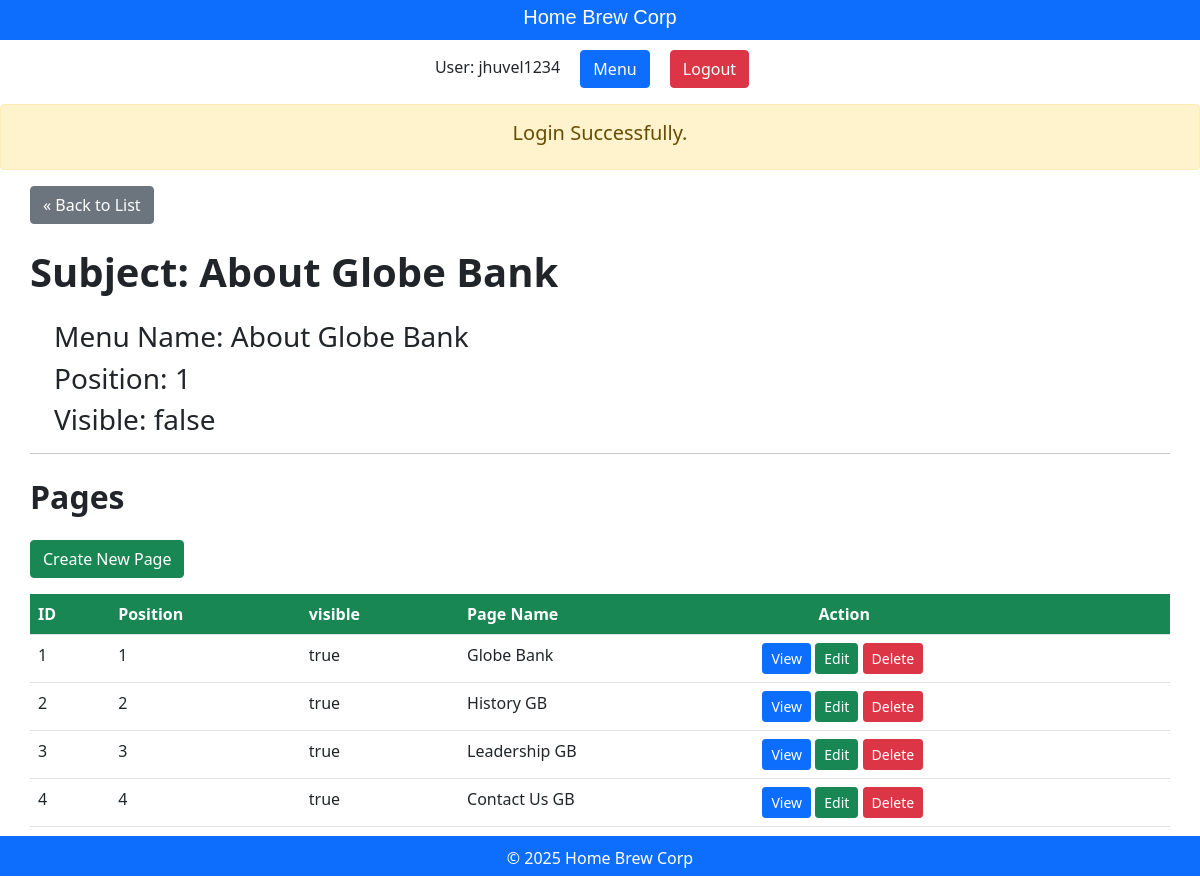
Screenshot of /staff/subjects/show.php?id=1 (signed in) with the database file from the repository.
### tables this page shows
CREATE TABLE `subjects` (
  `id` int(11) NOT NULL,
  `menu_name` varchar(255) DEFAULT NULL,
  `position` int(3) DEFAULT NULL,
  `visible` tinyint(1) DEFAULT NULL
);

CREATE TABLE `pages` (
  `id` int(11) NOT NULL,
  `subject_id` int(11) DEFAULT NULL,
  `menu_name` varchar(255) DEFAULT NULL,
  `position` int(3) DEFAULT NULL,
  `visible` tinyint(1) DEFAULT NULL,
  `image` varchar(255) NOT NULL,
  `content` text DEFAULT NULL
);

### private/database.php (called while the page is built, shortened)
<?php
function db_escape($connection, $string)
{
    return mysqli_escape_string($connection, $string);
}

### private/query_functions.php (called while the page is built, shortened)
<?php
function find_subject_by_id($subject_id, $option = [])
{
    global $db;
    $visible = $option['visible'] ?? false;
    $sql = "SELECT * FROM subjects ";
    $sql .= "WHERE id='" . db_escape($db, $subject_id) . "'";
    $result = mysqli_query($db, $sql);
    $subject = mysqli_fetch_assoc($result);
    return $subject;
}
function find_pages_by_subject_id($subject_id, $option = [])
{
    global $db;
    $visible = $option['visible'] ?? false;
    $sql = "SELECT * FROM pages ";
    $sql .= "WHERE subject_id='" . db_escape($db, $subject_id) . "' ";
    $sql .= "ORDER BY position ASC";
    $result = mysqli_query($db, $sql);
    return $result;
}

### public/staff/subjects/show.php (the view, shortened to what this page needs)
<?php
$id = $_GET['id'] ?? '';
$subject = find_subject_by_id($id);
$result_set = find_pages_by_subject_id($id);
include(SHARED_PATH . '/staff_header.php');
?>
<div id="content">
    <a class="btn btn-secondary" href="<?php echo url_for('/staff/subjects/index.php') ?>">&laquo; Back to List</a>
    <div class="page show">
        <h1 class="my-4 fw-bold">Subject: <?php echo h($subject['menu_name']); ?></h1>
        <div class="mx-4">
            <h3>Menu Name: <?php echo h($subject['menu_name']); ?></h3>
            <h3>Position: <?php echo h($subject['position']); ?></h3>
            <h3>Visible: <?php echo $subject['visible'] === '1' ? 'true' : 'false' ?></h3>
        </div>
        <hr />
    </div>
    <div class="pages listing">
        <h2 class="my-4 fw-bold">Pages</h2>
        <div class="actions">
            <a class="btn btn-success" href="<?php echo url_for('/staff/pages/new.php?subject_id=' . hu($subject['id'])) ?>">Create New Page</a>
        </div>
        <table class="table">
            <tr class="table-hover bg-success text-white">
                <th>ID</th>
                <th>Position</th>
                <th>visible</th>
                <th>Page Name</th>
                <th class="ps-4 ms-4"><span class="ps-3 ms-4">Action</span></th>
            </tr>
            <?php while ($page = mysqli_fetch_assoc($result_set)) { ?>
                <tr>
                    <td><?php echo h($page['id']); ?></td>
                    <td><?php echo h($page['position']); ?></td>
                    <td><?php echo $page['visible'] == 1 ? 'true' : 'false'; ?></td>
                    <td><?php echo h($page['menu_name']); ?></td>
                    <td>
                        <a class="btn btn-primary btn-sm" href="<?php echo url_for('/staff/pages/show.php?id=' . hu($page['id'])); ?>">View</a>
                        <a class="btn btn-success btn-sm" href="<?php echo url_for('/staff/pages/edit.php?id=' . hu($page['id'])); ?>">Edit</a>
                        <a class="btn btn-danger btn-sm" href="<?php echo url_for('/staff/pages/delete.php?id=' . hu($page['id'])); ?>">Delete</a>
                    </td>
                </tr>
            <?php } ?>
        </table>
    </div>
</div>
<?php include(SHARED_PATH . '/staff_footer.php'); ?>

### public/stylesheets/staff.css (style rules this page uses)
body { margin: 0; padding: 0; }
#content { width: auto; min-height: 650px; padding: 0 30px; }
.actions { margin-bottom: 1em; }
table { border-collapse: collapse; vertical-align: top; }

### rows the page displays
subjects: menu_name "About Globe Bank", position "1"
pages: id "1", position "1", visible "true", menu_name "Globe Bank"
pages: id "2", position "2", visible "true", menu_name "History GB"
pages: id "3", position "3", visible "true", menu_name "Leadership GB"
pages: id "4", position "4", visible "true", menu_name "Contact Us GB"

### other values shown
$_SESSION['username'] "jhuvel1234"
$message "Login Successfully."
